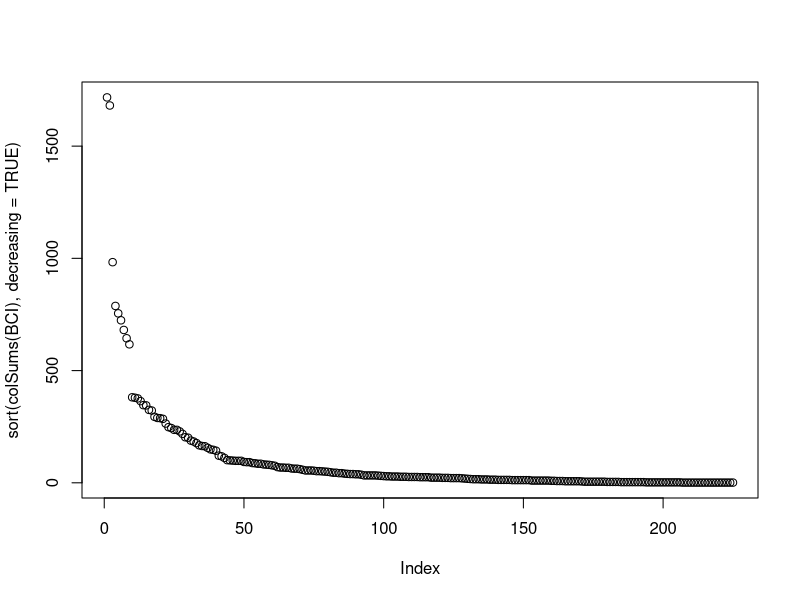
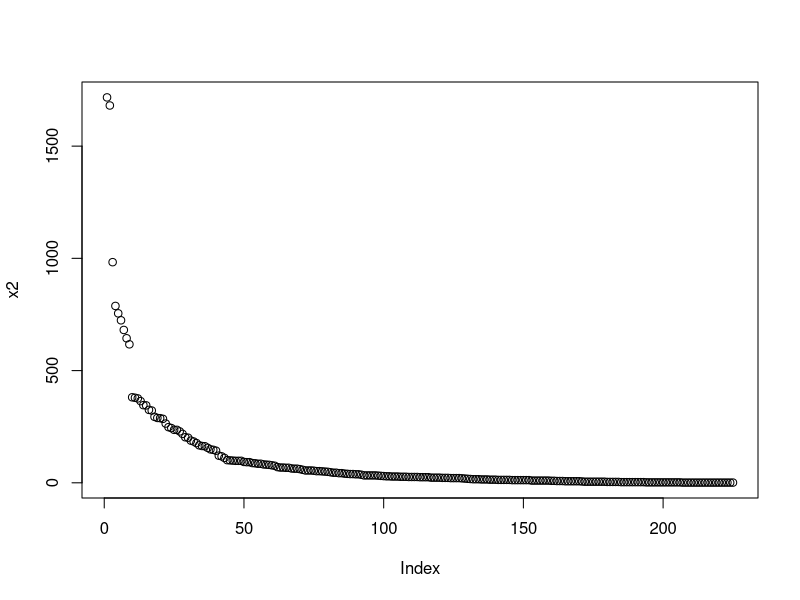
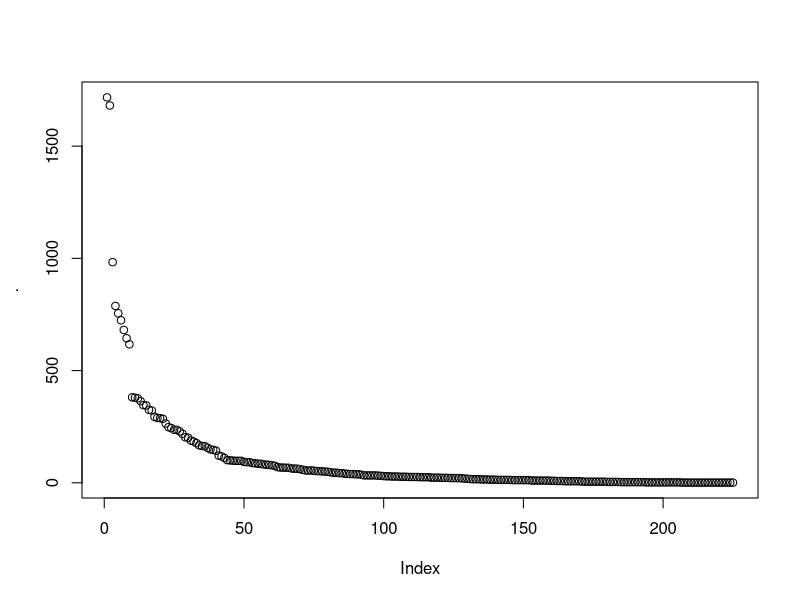
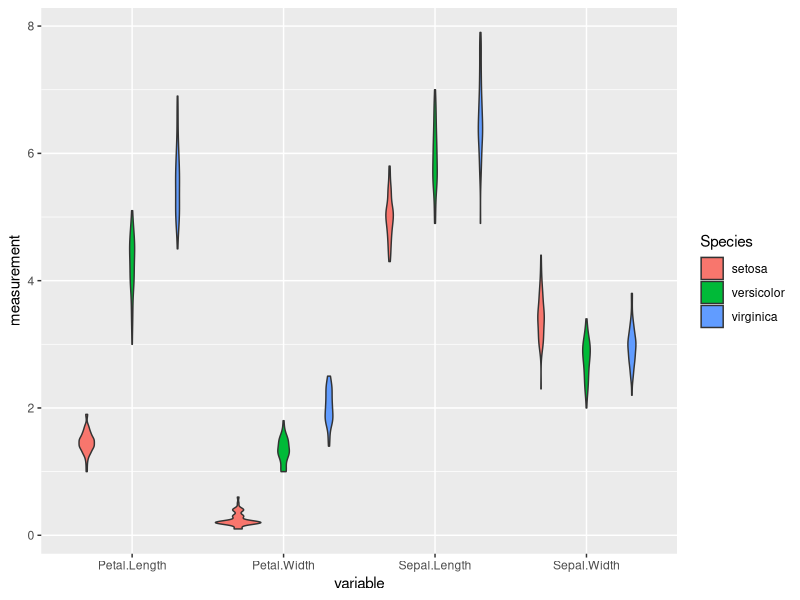

Reproduce these figures in R, in order.
library(tidyverse)

#Making a dataset 

data(BCI, package = "vegan")
x11()
plot(
  sort(
    colSums(BCI)
       , decreasing = TRUE))

x1 <-  colSums(BCI)

x2 <- sort(x1, decreasing=TRUE)

plot (x2)

## Making it even more readeable with pipes 

BCI %>% 
  colSums() %>%
  sort(decreasing = TRUE) %>%
  plot 

iris <- as_tibble(iris)

#selecting just the Sepal.Length and Species, with pipes
iris %>%  select(Sepal.Length, Species)

#selecting just the Sepal.Length and Species, without pipes
select(iris, Sepal.Length, Species)

#Can also remove something from the dataset, ie removing sepal.width (maybe due to lack of effect on your studies) 
iris %>%  select(-Sepal.Width)

#Selects everything inbetween by putting in a colon. 
iris %>%  select(Sepal.Length:Petal.Length, Species)

#Renaming the cathegories 
iris %>%  rename(sepal_length = Sepal.Length, petal_length = Petal.Length, sepal_width = Sepal.Width, petal_width = Petal.Width, spp = Species)


# filter some of the rows 
iris %>%  filter(Sepal.Length > 5, Petal.Length <2)
iris %>% select(Species)

# Mutate, changing the dataset
iris %>%  mutate(petal.area = Petal.Length * Petal.Width)

#changing the column to capital letters : toupper= to upper, tolower = to lower 
iris %>% mutate(Species = toupper(Species))


#grouping species
iris %>% group_by(Species) %>% summarise(mean_petal_length = mean(Petal.Length), sd_petal_length = sd(Petal.Length))

#Changing the metadata, remove the group = making it a tibble with no groups, in this case the species  
iris %>% group_by(Species) %>% 
  mutate(mean_petal_length = mean(Petal.Length)) %>% 
  ungroup()

#arranging things --> will sort things 
iris %>%  arrange(Petal.Length) #arranging from smalles to largest
iris %>%  arrange(desc(Petal.Length)) #arranging from largest to smallest 
iris %>%  group_by(Species) %>% arrange(Petal.Length) #arranging from smallest to largest within each species group

#slicing/remove the smallest/largest for each species 
iris %>%  group_by(Species) %>% arrange(Petal.Length) %>% slice(1:3) #the three smallest for each species 
iris %>%  group_by(Species) %>% arrange(desc(Petal.Length)) %>% slice(1:3) #the three largest for each species

#nesting the data, making a nested tibble -> a tibble inside the tibble 
iris %>% group_by(Species) %>%  nest()

#making one linear model per species
iris %>% group_by(Species) %>% 
  nest() %>%  #nested the tibble
  mutate(mod = map(data, ~lm(Sepal.Length ~ Sepal.Width, data= .))) %>% #fitted a model to each nest/species 
           mutate(coef = map(mod, broom::tidy)) %>% 
  unnest(coef) #in order to view the data 


#adding rownames to columns 
iris %>% 
  rownames_to_column() %>% 
  gather (key = variable, value = measurement, -Species, -rowname) %>% 
  group_by(Species, variable) %>% 
  summarise(mean = mean(measurement))

iris %>% 
  rownames_to_column() %>% 
  gather (key = variable, value = measurement, -Species, -rowname) %>% 
  ggplot(aes(x = variable, y = measurement, fill = Species)) + geom_violin()


#merging tables 
#bind_rows, putting rows on top of each other 
#bind_cols, putting columns next to each other 
